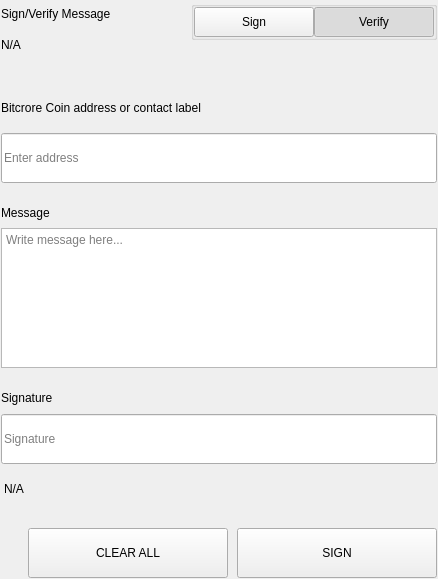
<?xml version="1.0" encoding="UTF-8"?>
<ui version="4.0">
 <class>SettingsSignMessageWidgets</class>
 <widget class="QWidget" name="SettingsSignMessageWidgets">
  <property name="geometry">
   <rect>
    <x>0</x>
    <y>0</y>
    <width>438</width>
    <height>579</height>
   </rect>
  </property>
  <property name="windowTitle">
   <string>Form</string>
  </property>
  <layout class="QVBoxLayout" name="verticalLayout">
   <property name="spacing">
    <number>0</number>
   </property>
   <property name="leftMargin">
    <number>0</number>
   </property>
   <property name="topMargin">
    <number>0</number>
   </property>
   <property name="rightMargin">
    <number>0</number>
   </property>
   <property name="bottomMargin">
    <number>0</number>
   </property>
   <item>
    <widget class="QWidget" name="left" native="true">
     <layout class="QVBoxLayout" name="verticalLayout_3">
      <property name="leftMargin">
       <number>0</number>
      </property>
      <property name="topMargin">
       <number>0</number>
      </property>
      <property name="rightMargin">
       <number>0</number>
      </property>
      <property name="bottomMargin">
       <number>0</number>
      </property>
      <item>
       <widget class="QWidget" name="container_sign" native="true">
        <layout class="QVBoxLayout" name="verticalLayout_2">
         <property name="spacing">
          <number>0</number>
         </property>
         <property name="leftMargin">
          <number>1</number>
         </property>
         <property name="topMargin">
          <number>1</number>
         </property>
         <property name="rightMargin">
          <number>1</number>
         </property>
         <property name="bottomMargin">
          <number>1</number>
         </property>
         <item>
          <layout class="QHBoxLayout" name="horizontalLayout_3" stretch="3,1">
           <property name="spacing">
            <number>40</number>
           </property>
           <item>
            <layout class="QVBoxLayout" name="verticalLayoutTitle">
             <property name="spacing">
              <number>5</number>
             </property>
             <item>
              <widget class="QLabel" name="labelTitle">
               <property name="text">
                <string>Sign/Verify Message</string>
               </property>
              </widget>
             </item>
             <item>
              <widget class="QLabel" name="labelSubtitle1">
               <property name="text">
                <string notr="true">N/A</string>
               </property>
               <property name="wordWrap">
                <bool>true</bool>
               </property>
              </widget>
             </item>
            </layout>
           </item>
           <item alignment="Qt::AlignRight|Qt::AlignTop">
            <widget class="QWidget" name="containerSwitch" native="true">
             <property name="styleSheet">
              <string notr="true">#containerSwitch{
	padding-top:9px;
}</string>
             </property>
             <layout class="QVBoxLayout" name="verticalLayout_6">
              <property name="spacing">
               <number>4</number>
              </property>
              <property name="leftMargin">
               <number>0</number>
              </property>
              <property name="topMargin">
               <number>0</number>
              </property>
              <property name="rightMargin">
               <number>0</number>
              </property>
              <property name="bottomMargin">
               <number>0</number>
              </property>
              <item alignment="Qt::AlignRight">
               <widget class="QGroupBox" name="groupBox">
                <property name="sizePolicy">
                 <sizepolicy hsizetype="Fixed" vsizetype="Preferred">
                  <horstretch>0</horstretch>
                  <verstretch>0</verstretch>
                 </sizepolicy>
                </property>
                <property name="title">
                 <string/>
                </property>
                <property name="alignment">
                 <set>Qt::AlignRight|Qt::AlignTop|Qt::AlignTrailing</set>
                </property>
                <layout class="QHBoxLayout" name="horizontalLayout_4">
                 <property name="spacing">
                  <number>0</number>
                 </property>
                 <property name="leftMargin">
                  <number>0</number>
                 </property>
                 <property name="topMargin">
                  <number>0</number>
                 </property>
                 <property name="rightMargin">
                  <number>0</number>
                 </property>
                 <property name="bottomMargin">
                  <number>0</number>
                 </property>
                 <item>
                  <widget class="QPushButton" name="pushSign">
                   <property name="minimumSize">
                    <size>
                     <width>120</width>
                     <height>30</height>
                    </size>
                   </property>
                   <property name="maximumSize">
                    <size>
                     <width>120</width>
                     <height>30</height>
                    </size>
                   </property>
                   <property name="focusPolicy">
                    <enum>Qt::NoFocus</enum>
                   </property>
                   <property name="text">
                    <string>Sign</string>
                   </property>
                   <property name="checkable">
                    <bool>true</bool>
                   </property>
                   <property name="autoExclusive">
                    <bool>true</bool>
                   </property>
                  </widget>
                 </item>
                 <item>
                  <widget class="QPushButton" name="pushVerify">
                   <property name="minimumSize">
                    <size>
                     <width>120</width>
                     <height>30</height>
                    </size>
                   </property>
                   <property name="maximumSize">
                    <size>
                     <width>120</width>
                     <height>30</height>
                    </size>
                   </property>
                   <property name="focusPolicy">
                    <enum>Qt::NoFocus</enum>
                   </property>
                   <property name="text">
                    <string>Verify</string>
                   </property>
                   <property name="checkable">
                    <bool>true</bool>
                   </property>
                   <property name="checked">
                    <bool>true</bool>
                   </property>
                   <property name="autoExclusive">
                    <bool>true</bool>
                   </property>
                  </widget>
                 </item>
                </layout>
               </widget>
              </item>
              <item alignment="Qt::AlignHCenter|Qt::AlignTop">
               <widget class="QLabel" name="labelSubtitleSwitch">
                <property name="text">
                 <string/>
                </property>
                <property name="alignment">
                 <set>Qt::AlignRight|Qt::AlignTrailing|Qt::AlignVCenter</set>
                </property>
               </widget>
              </item>
             </layout>
            </widget>
           </item>
          </layout>
         </item>
         <item>
          <spacer name="verticalSpacer_2">
           <property name="orientation">
            <enum>Qt::Vertical</enum>
           </property>
           <property name="sizeType">
            <enum>QSizePolicy::Fixed</enum>
           </property>
           <property name="sizeHint" stdset="0">
            <size>
             <width>20</width>
             <height>40</height>
            </size>
           </property>
          </spacer>
         </item>
         <item>
          <widget class="QWidget" name="containerAddress" native="true">
           <property name="sizePolicy">
            <sizepolicy hsizetype="Preferred" vsizetype="Fixed">
             <horstretch>0</horstretch>
             <verstretch>0</verstretch>
            </sizepolicy>
           </property>
           <layout class="QVBoxLayout" name="verticalLayout_5" stretch="0,0">
            <property name="spacing">
             <number>15</number>
            </property>
            <property name="leftMargin">
             <number>0</number>
            </property>
            <property name="topMargin">
             <number>0</number>
            </property>
            <property name="rightMargin">
             <number>0</number>
            </property>
            <property name="bottomMargin">
             <number>0</number>
            </property>
            <item>
             <widget class="QLabel" name="labelSubtitleAddress">
              <property name="minimumSize">
               <size>
                <width>0</width>
                <height>20</height>
               </size>
              </property>
              <property name="maximumSize">
               <size>
                <width>16777215</width>
                <height>20</height>
               </size>
              </property>
              <property name="text">
               <string>Bitcrore Coin address or contact label</string>
              </property>
             </widget>
            </item>
            <item>
             <widget class="QLineEdit" name="addressIn_SM">
              <property name="minimumSize">
               <size>
                <width>0</width>
                <height>50</height>
               </size>
              </property>
              <property name="maximumSize">
               <size>
                <width>16777215</width>
                <height>50</height>
               </size>
              </property>
              <property name="placeholderText">
               <string>Enter address</string>
              </property>
             </widget>
            </item>
           </layout>
          </widget>
         </item>
         <item>
          <spacer name="verticalSpacer_3">
           <property name="orientation">
            <enum>Qt::Vertical</enum>
           </property>
           <property name="sizeType">
            <enum>QSizePolicy::Fixed</enum>
           </property>
           <property name="sizeHint" stdset="0">
            <size>
             <width>20</width>
             <height>20</height>
            </size>
           </property>
          </spacer>
         </item>
         <item>
          <layout class="QVBoxLayout" name="verticalLayout_9">
           <property name="spacing">
            <number>5</number>
           </property>
           <item>
            <widget class="QLabel" name="labelSubtitleMessage">
             <property name="minimumSize">
              <size>
               <width>0</width>
               <height>20</height>
              </size>
             </property>
             <property name="maximumSize">
              <size>
               <width>16777215</width>
               <height>20</height>
              </size>
             </property>
             <property name="text">
              <string>Message</string>
             </property>
            </widget>
           </item>
           <item>
            <widget class="QPlainTextEdit" name="messageIn_SM">
             <property name="minimumSize">
              <size>
               <width>0</width>
               <height>140</height>
              </size>
             </property>
             <property name="maximumSize">
              <size>
               <width>16777215</width>
               <height>140</height>
              </size>
             </property>
             <property name="placeholderText">
              <string>Write message here...</string>
             </property>
            </widget>
           </item>
          </layout>
         </item>
         <item>
          <spacer name="verticalSpacer_4">
           <property name="orientation">
            <enum>Qt::Vertical</enum>
           </property>
           <property name="sizeType">
            <enum>QSizePolicy::Fixed</enum>
           </property>
           <property name="sizeHint" stdset="0">
            <size>
             <width>20</width>
             <height>20</height>
            </size>
           </property>
          </spacer>
         </item>
         <item>
          <widget class="QWidget" name="widget" native="true">
           <property name="minimumSize">
            <size>
             <width>0</width>
             <height>75</height>
            </size>
           </property>
           <property name="maximumSize">
            <size>
             <width>16777215</width>
             <height>16777215</height>
            </size>
           </property>
           <layout class="QVBoxLayout" name="verticalLayout_4">
            <property name="leftMargin">
             <number>0</number>
            </property>
            <property name="topMargin">
             <number>0</number>
            </property>
            <property name="rightMargin">
             <number>0</number>
            </property>
            <property name="bottomMargin">
             <number>0</number>
            </property>
            <item>
             <widget class="QLabel" name="labelSubtitleSignature">
              <property name="minimumSize">
               <size>
                <width>0</width>
                <height>20</height>
               </size>
              </property>
              <property name="maximumSize">
               <size>
                <width>16777215</width>
                <height>20</height>
               </size>
              </property>
              <property name="text">
               <string>Signature</string>
              </property>
             </widget>
            </item>
            <item>
             <widget class="QLineEdit" name="signatureOut_SM">
              <property name="minimumSize">
               <size>
                <width>0</width>
                <height>50</height>
               </size>
              </property>
              <property name="placeholderText">
               <string>Signature</string>
              </property>
             </widget>
            </item>
           </layout>
          </widget>
         </item>
         <item>
          <widget class="QLabel" name="statusLabel_SM">
           <property name="styleSheet">
            <string notr="true">padding-top:5px;</string>
           </property>
           <property name="text">
            <string notr="true">N/A</string>
           </property>
          </widget>
         </item>
         <item>
          <spacer name="verticalSpacer">
           <property name="orientation">
            <enum>Qt::Vertical</enum>
           </property>
           <property name="sizeType">
            <enum>QSizePolicy::Fixed</enum>
           </property>
           <property name="sizeHint" stdset="0">
            <size>
             <width>20</width>
             <height>20</height>
            </size>
           </property>
          </spacer>
         </item>
         <item>
          <layout class="QHBoxLayout" name="horizontalLayout_7">
           <property name="spacing">
            <number>9</number>
           </property>
           <item>
            <spacer name="horizontalSpacer_5">
             <property name="orientation">
              <enum>Qt::Horizontal</enum>
             </property>
             <property name="sizeType">
              <enum>QSizePolicy::Expanding</enum>
             </property>
             <property name="sizeHint" stdset="0">
              <size>
               <width>40</width>
               <height>20</height>
              </size>
             </property>
            </spacer>
           </item>
           <item>
            <widget class="QPushButton" name="pushButtonClear">
             <property name="minimumSize">
              <size>
               <width>200</width>
               <height>50</height>
              </size>
             </property>
             <property name="focusPolicy">
              <enum>Qt::NoFocus</enum>
             </property>
             <property name="text">
              <string>CLEAR ALL</string>
             </property>
            </widget>
           </item>
           <item>
            <widget class="QPushButton" name="pushButtonSave">
             <property name="minimumSize">
              <size>
               <width>200</width>
               <height>50</height>
              </size>
             </property>
             <property name="maximumSize">
              <size>
               <width>200</width>
               <height>50</height>
              </size>
             </property>
             <property name="focusPolicy">
              <enum>Qt::NoFocus</enum>
             </property>
             <property name="text">
              <string>SIGN</string>
             </property>
            </widget>
           </item>
          </layout>
         </item>
        </layout>
       </widget>
      </item>
     </layout>
    </widget>
   </item>
  </layout>
 </widget>
 <resources/>
 <connections/>
</ui>
